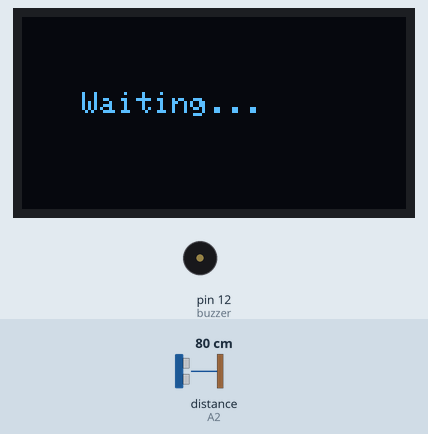
Simulated run of this sketch. Board: Arduino Uno, built with avr-gcc and run on an emulated ATmega328P. Shown: 128×64 one-colour display, buzzer (waves = sounding, pin HIGH). Wiring (inferred from the names in the program): ultrasonic range finder: trigger A1; echo A2. The inputs (shaded band) are chosen by the test bench; at power-on: distance to the obstacle (sensor on A2) 80 cm. The echo pulse lasts 58.3 µs per cm; pins used as bus, display or sensor lines are not drawn; what the sketch prints to the serial monitor is not drawn.

Above: at 3.2 s.
3.3 s: distance to the obstacle (sensor on A2) set to 34 cm
4.8 s: distance to the obstacle (sensor on A2) set to 29 cm
At 6.2 s:
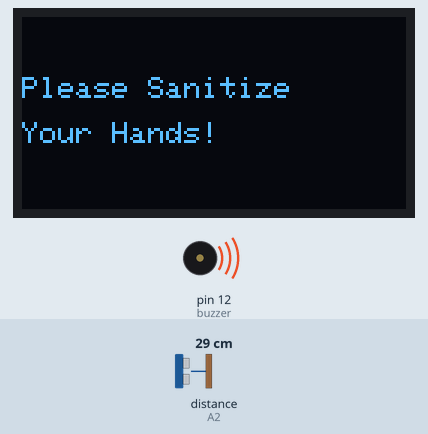
6.7 s: distance to the obstacle (sensor on A2) set to 35 cm
At 7.1 s:
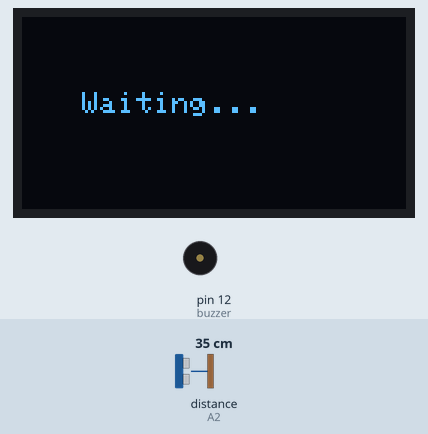
8.3 s: distance to the obstacle (sensor on A2) set to 2 cm
At 9.2 s:
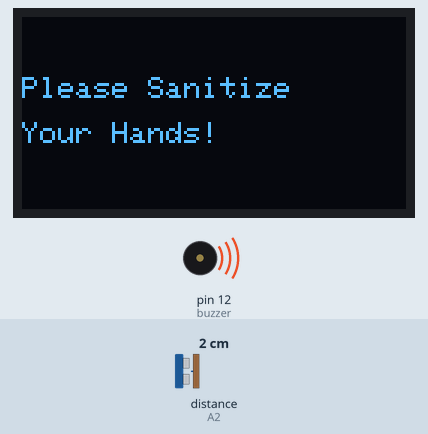
Timing chart, 0 to 10.9 s (numbered marks = the images above; inputs shaded):
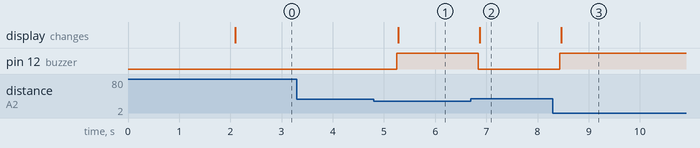

Measured:
- the behaviour switches between 32 and 31 cm on distance to the obstacle (sensor on A2) (found by bisection; images 0 and 1)
- after the input at 3.3 s, every drawn part: stays the same
- after the input at 4.8 s, pin 12 (buzzer): LOW → HIGH after 0.45 s; the display: changes after 0.48 s (image 1)
- after the input at 6.7 s, pin 12 (buzzer): HIGH → LOW after 0.14 s; the display: changes after 0.17 s (image 2)
- after the input at 8.3 s, pin 12 (buzzer): LOW → HIGH after 0.13 s; the display: changes after 0.16 s (image 3)

The sketch:

47_ProximityBasedHandSanitizer.ino
```cpp
/*
 * Project: Proximity-Based Hand Sanitizer Reminder
 * Components: Arduino Uno, HC-SR04 Ultrasonic Sensor, OLED Display, Buzzer
 * Function: Detects when someone comes close and reminds them to sanitize
 * Author: [Your Name]
 */

#include <Adafruit_GFX.h>
#include <Adafruit_SSD1306.h>
#include <Wire.h>

// OLED display setup
#define SCREEN_WIDTH 128
#define SCREEN_HEIGHT 64
Adafruit_SSD1306 display(SCREEN_WIDTH, SCREEN_HEIGHT, &Wire, -1);

// Ultrasonic Sensor pins
const int trigPin = A1;
const int echoPin = A2;

// Buzzer pin
const int buzzer = 12;

// Variables
long duration;
int distance;

void setup() {
  // Initialize serial monitor
  Serial.begin(9600);

  // Initialize pins
  pinMode(trigPin, OUTPUT);
  pinMode(echoPin, INPUT);
  pinMode(buzzer, OUTPUT);

  // Initialize OLED
  if(!display.begin(SSD1306_SWITCHCAPVCC, 0x3C)) {
    Serial.println(F("SSD1306 allocation failed"));
    for(;;);
  }
  display.clearDisplay();
  display.setTextColor(SSD1306_WHITE);
  display.setTextSize(1);
  display.setCursor(10, 25);
  display.println("System Ready...");
  display.display();
  delay(2000);
}

void loop() {
  // Trigger ultrasonic pulse
  digitalWrite(trigPin, LOW);
  delayMicroseconds(2);
  digitalWrite(trigPin, HIGH);
  delayMicroseconds(10);
  digitalWrite(trigPin, LOW);

  // Read echo
  duration = pulseIn(echoPin, HIGH);
  distance = duration * 0.034 / 2;  // Convert to cm

  Serial.print("Distance: ");
  Serial.print(distance);
  Serial.println(" cm");

  if (distance > 0 && distance <= 30) { // If someone is within 30 cm
    // Activate buzzer
    digitalWrite(buzzer, HIGH);

    // Show message on OLED
    display.clearDisplay();
    display.setTextSize(1);
    display.setCursor(0, 20);
    display.println("Please Sanitize");
    display.setCursor(0, 35);
    display.println("Your Hands!");
    display.display();
  }
  else {
    // Turn off buzzer
    digitalWrite(buzzer, LOW);

    // Clear display
    display.clearDisplay();
    display.setCursor(20, 25);
    display.println("Waiting...");
    display.display();
  }

  delay(500);
}
```
